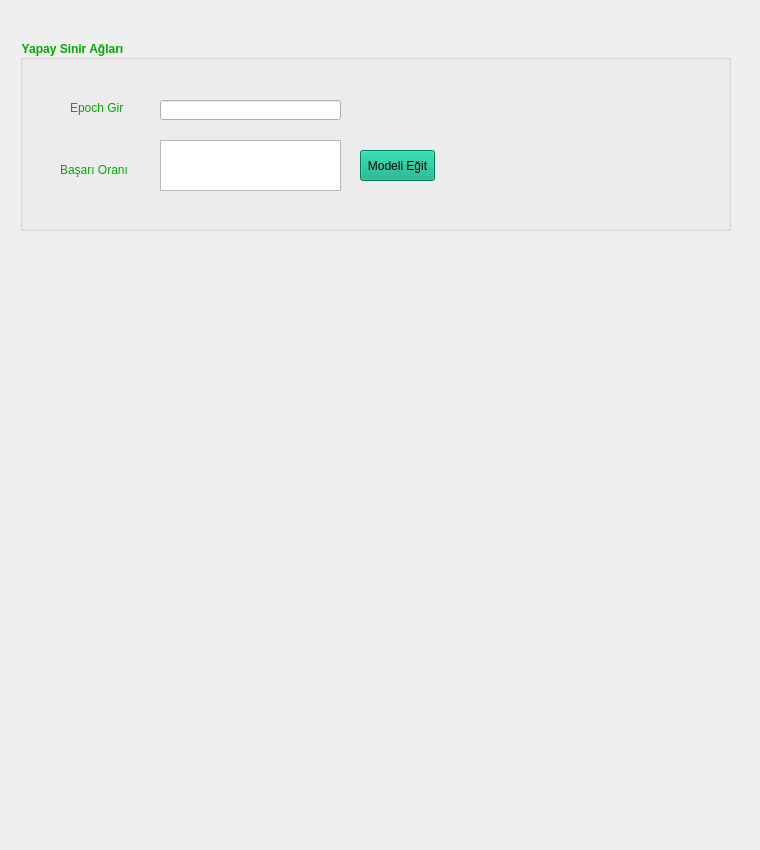
   <widget class="QWidget" name="tab_3">
    <attribute name="title">
     <string>Yapay Sinir Ağları</string>
    </attribute>
    <widget class="QGroupBox" name="groupBox_4">
     <property name="geometry">
      <rect>
       <x>20</x>
       <y>40</y>
       <width>711</width>
       <height>191</height>
      </rect>
     </property>
     <property name="font">
      <font>
       <weight>75</weight>
       <bold>true</bold>
      </font>
     </property>
     <property name="styleSheet">
      <string notr="true">color: rgb(0, 170, 0);</string>
     </property>
     <property name="title">
      <string>Yapay Sinir Ağları</string>
     </property>
     <widget class="QTextEdit" name="textEdit_14">
      <property name="geometry">
       <rect>
        <x>140</x>
        <y>100</y>
        <width>181</width>
        <height>51</height>
       </rect>
      </property>
     </widget>
     <widget class="QPushButton" name="pushButton_13">
      <property name="geometry">
       <rect>
        <x>340</x>
        <y>110</y>
        <width>75</width>
        <height>31</height>
       </rect>
      </property>
      <property name="font">
       <font/>
      </property>
      <property name="styleSheet">
       <string notr="true">background-color: rgb(0, 85, 0);
color: rgb(0, 0, 0);
background-color: rgb(0, 170, 127);</string>
      </property>
      <property name="text">
       <string>Modeli Eğit</string>
      </property>
     </widget>
     <widget class="QLineEdit" name="lineEdit">
      <property name="geometry">
       <rect>
        <x>140</x>
        <y>60</y>
        <width>181</width>
        <height>20</height>
       </rect>
      </property>
     </widget>
     <widget class="QLabel" name="label_21">
      <property name="geometry">
       <rect>
        <x>50</x>
        <y>60</y>
        <width>71</width>
        <height>16</height>
       </rect>
      </property>
      <property name="font">
       <font/>
      </property>
      <property name="styleSheet">
       <string notr="true">color: rgb(0, 170, 0);</string>
      </property>
      <property name="text">
       <string>Epoch Gir</string>
      </property>
     </widget>
     <widget class="QLabel" name="label_22">
      <property name="geometry">
       <rect>
        <x>40</x>
        <y>120</y>
        <width>71</width>
        <height>20</height>
       </rect>
      </property>
      <property name="font">
       <font/>
      </property>
      <property name="styleSheet">
       <string notr="true">color: rgb(0, 170, 0);</string>
      </property>
      <property name="text">
       <string>Başarı Oranı</string>
      </property>
     </widget>
    </widget>
    <widget class="QLabel" name="label_8">
     <property name="geometry">
      <rect>
       <x>30</x>
       <y>550</y>
       <width>381</width>
       <height>231</height>
      </rect>
     </property>
     <property name="text">
      <string/>
     </property>
    </widget>
    <widget class="QLabel" name="label_31">
     <property name="geometry">
      <rect>
       <x>20</x>
       <y>250</y>
       <width>371</width>
       <height>261</height>
      </rect>
     </property>
     <property name="text">
      <string/>
     </property>
    </widget>
    <widget class="QLabel" name="label_32">
     <property name="geometry">
      <rect>
       <x>410</x>
       <y>250</y>
       <width>331</width>
       <height>251</height>
      </rect>
     </property>
     <property name="text">
      <string/>
     </property>
    </widget>
    <widget class="QLabel" name="label_24">
     <property name="geometry">
      <rect>
       <x>420</x>
       <y>550</y>
       <width>331</width>
       <height>291</height>
      </rect>
     </property>
     <property name="text">
      <string/>
     </property>
    </widget>
    <widget class="QLabel" name="label_42">
     <property name="geometry">
      <rect>
       <x>50</x>
       <y>10</y>
       <width>601</width>
       <height>20</height>
      </rect>
     </property>
     <property name="font">
      <font>
       <weight>75</weight>
       <bold>true</bold>
      </font>
     </property>
     <property name="text">
      <string/>
     </property>
    </widget>
   </widget>
